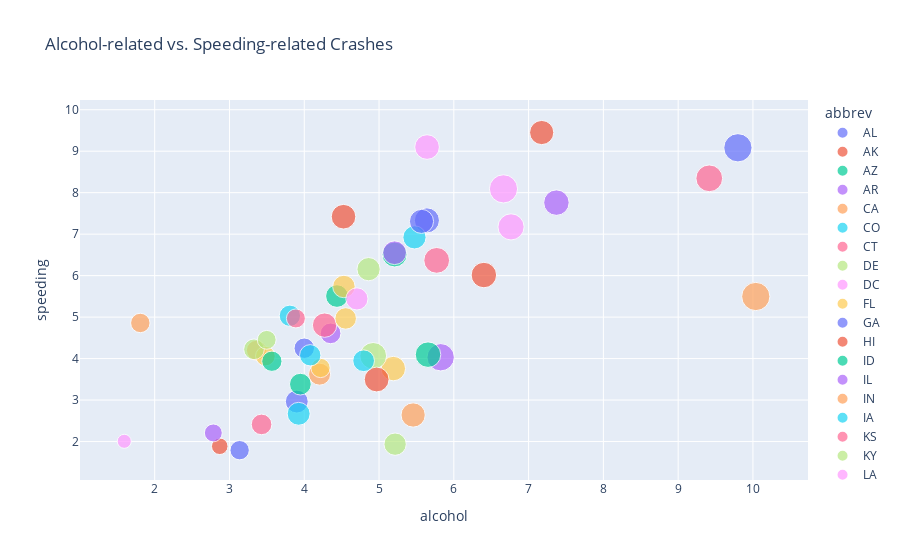

Source (notebook cell):
### Markdown cell above
**Interpretation:**

The bar chart would provide a visual representation of the total number of car crashes by state. States with a darker color would have a higher number of crashes, allowing for an easy comparison between states.

### Code cell
# plot 2: Scatter plot of alcohol-related crashes vs. speeding-related crashes
fig2 = px.scatter(df, x='alcohol', y='speeding', title='Alcohol-related vs. Speeding-related Crashes', color='abbrev', size='total')
fig2.show()

### Figure 1 — Plotly figure (JSON) as saved in the notebook; plotly's stock layout.template omitted (floating-point values rounded to 4 significant figures)
{"data": [{"hovertemplate": "abbrev=AL<br>alcohol=%{x}<br>speeding=%{y}<br>total=%{marker.size}<extra></extra>", "legendgroup": "AL", "marker": {"color": "#636efa", "size": [18.8], "sizemode": "area", "sizeref": 0.05975, "symbol": "circle"}, "mode": "markers", "name": "AL", "orientation": "v", "showlegend": true, "type": "scatter", "x": [5.64], "xaxis": "x", "y": [7.332], "yaxis": "y"}, {"hovertemplate": "abbrev=AK<br>alcohol=%{x}<br>speeding=%{y}<br>total=%{marker.size}<extra></extra>", "legendgroup": "AK", "marker": {"color": "#EF553B", "size": [18.1], "sizemode": "area", "sizeref": 0.05975, "symbol": "circle"}, "mode": "markers", "name": "AK", "orientation": "v", "showlegend": true, "type": "scatter", "x": [4.525], "xaxis": "x", "y": [7.421], "yaxis": "y"}, {"hovertemplate": "abbrev=AZ<br>alcohol=%{x}<br>speeding=%{y}<br>total=%{marker.size}<extra></extra>", "legendgroup": "AZ", "marker": {"color": "#00cc96", "size": [18.6], "sizemode": "area", "sizeref": 0.05975, "symbol": "circle"}, "mode": "markers", "name": "AZ", "orientation": "v", "showlegend": true, "type": "scatter", "x": [5.208], "xaxis": "x", "y": [6.51], "yaxis": "y"}, {"hovertemplate": "abbrev=AR<br>alcohol=%{x}<br>speeding=%{y}<br>total=%{marker.size}<extra></extra>", "legendgroup": "AR", "marker": {"color": "#ab63fa", "size": [22.4], "sizemode": "area", "sizeref": 0.05975, "symbol": "circle"}, "mode": "markers", "name": "AR", "orientation": "v", "showlegend": true, "type": "scatter", "x": [5.824], "xaxis": "x", "y": [4.032], "yaxis": "y"}, {"hovertemplate": "abbrev=CA<br>alcohol=%{x}<br>speeding=%{y}<br>total=%{marker.size}<extra></extra>", "legendgroup": "CA", "marker": {"color": "#FFA15A", "size": [12], "sizemode": "area", "sizeref": 0.05975, "symbol": "circle"}, "mode": "markers", "name": "CA", "orientation": "v", "showlegend": true, "type": "scatter", "x": [3.36], "xaxis": "x", "y": [4.2], "yaxis": "y"}, {"hovertemplate": "abbrev=CO<br>alcohol=%{x}<br>speeding=%{y}<br>total=%{marker.size}<extra></extra>", "legendgroup": "CO", "marker": {"color": "#19d3f3", "size": [13.6], "sizemode": "area", "sizeref": 0.05975, "symbol": "circle"}, "mode": "markers", "name": "CO", "orientation": "v", "showlegend": true, "type": "scatter", "x": [3.808], "xaxis": "x", "y": [5.032], "yaxis": "y"}, {"hovertemplate": "abbrev=CT<br>alcohol=%{x}<br>speeding=%{y}<br>total=%{marker.size}<extra></extra>", "legendgroup": "CT", "marker": {"color": "#FF6692", "size": [10.8], "sizemode": "area", "sizeref": 0.05975, "symbol": "circle"}, "mode": "markers", "name": "CT", "orientation": "v", "showlegend": true, "type": "scatter", "x": [3.888], "xaxis": "x", "y": [4.968], "yaxis": "y"}, {"hovertemplate": "abbrev=DE<br>alcohol=%{x}<br>speeding=%{y}<br>total=%{marker.size}<extra></extra>", "legendgroup": "DE", "marker": {"color": "#B6E880", "size": [16.2], "sizemode": "area", "sizeref": 0.05975, "symbol": "circle"}, "mode": "markers", "name": "DE", "orientation": "v", "showlegend": true, "type": "scatter", "x": [4.86], "xaxis": "x", "y": [6.156], "yaxis": "y"}, {"hovertemplate": "abbrev=DC<br>alcohol=%{x}<br>speeding=%{y}<br>total=%{marker.size}<extra></extra>", "legendgroup": "DC", "marker": {"color": "#FF97FF", "size": [5.9], "sizemode": "area", "sizeref": 0.05975, "symbol": "circle"}, "mode": "markers", "name": "DC", "orientation": "v", "showlegend": true, "type": "scatter", "x": [1.593], "xaxis": "x", "y": [2.006], "yaxis": "y"}, {"hovertemplate": "abbrev=FL<br>alcohol=%{x}<br>speeding=%{y}<br>total=%{marker.size}<extra></extra>", "legendgroup": "FL", "marker": {"color": "#FECB52", "size": [17.9], "sizemode": "area", "sizeref": 0.05975, "symbol": "circle"}, "mode": "markers", "name": "FL", "orientation": "v", "showlegend": true, "type": "scatter", "x": [5.191], "xaxis": "x", "y": [3.759], "yaxis": "y"}, {"hovertemplate": "abbrev=GA<br>alcohol=%{x}<br>speeding=%{y}<br>total=%{marker.size}<extra></extra>", "legendgroup": "GA", "marker": {"color": "#636efa", "size": [15.6], "sizemode": "area", "sizeref": 0.05975, "symbol": "circle"}, "mode": "markers", "name": "GA", "orientation": "v", "showlegend": true, "type": "scatter", "x": [3.9], "xaxis": "x", "y": [2.964], "yaxis": "y"}, {"hovertemplate": "abbrev=HI<br>alcohol=%{x}<br>speeding=%{y}<br>total=%{marker.size}<extra></extra>", "legendgroup": "HI", "marker": {"color": "#EF553B", "size": [17.5], "sizemode": "area", "sizeref": 0.05975, "symbol": "circle"}, "mode": "markers", "name": "HI", "orientation": "v", "showlegend": true, "type": "scatter", "x": [7.175], "xaxis": "x", "y": [9.45], "yaxis": "y"}, {"hovertemplate": "abbrev=ID<br>alcohol=%{x}<br>speeding=%{y}<br>total=%{marker.size}<extra></extra>", "legendgroup": "ID", "marker": {"color": "#00cc96", "size": [15.3], "sizemode": "area", "sizeref": 0.05975, "symbol": "circle"}, "mode": "markers", "name": "ID", "orientation": "v", "showlegend": true, "type": "scatter", "x": [4.437], "xaxis": "x", "y": [5.508], "yaxis": "y"}, {"hovertemplate": "abbrev=IL<br>alcohol=%{x}<br>speeding=%{y}<br>total=%{marker.size}<extra></extra>", "legendgroup": "IL", "marker": {"color": "#ab63fa", "size": [12.8], "sizemode": "area", "sizeref": 0.05975, "symbol": "circle"}, "mode": "markers", "name": "IL", "orientation": "v", "showlegend": true, "type": "scatter", "x": [4.352], "xaxis": "x", "y": [4.608], "yaxis": "y"}, {"hovertemplate": "abbrev=IN<br>alcohol=%{x}<br>speeding=%{y}<br>total=%{marker.size}<extra></extra>", "legendgroup": "IN", "marker": {"color": "#FFA15A", "size": [14.5], "sizemode": "area", "sizeref": 0.05975, "symbol": "circle"}, "mode": "markers", "name": "IN", "orientation": "v", "showlegend": true, "type": "scatter", "x": [4.205], "xaxis": "x", "y": [3.625], "yaxis": "y"}, {"hovertemplate": "abbrev=IA<br>alcohol=%{x}<br>speeding=%{y}<br>total=%{marker.size}<extra></extra>", "legendgroup": "IA", "marker": {"color": "#19d3f3", "size": [15.7], "sizemode": "area", "sizeref": 0.05975, "symbol": "circle"}, "mode": "markers", "name": "IA", "orientation": "v", "showlegend": true, "type": "scatter", "x": [3.925], "xaxis": "x", "y": [2.669], "yaxis": "y"}, {"hovertemplate": "abbrev=KS<br>alcohol=%{x}<br>speeding=%{y}<br>total=%{marker.size}<extra></extra>", "legendgroup": "KS", "marker": {"color": "#FF6692", "size": [17.8], "sizemode": "area", "sizeref": 0.05975, "symbol": "circle"}, "mode": "markers", "name": "KS", "orientation": "v", "showlegend": true, "type": "scatter", "x": [4.272], "xaxis": "x", "y": [4.806], "yaxis": "y"}, {"hovertemplate": "abbrev=KY<br>alcohol=%{x}<br>speeding=%{y}<br>total=%{marker.size}<extra></extra>", "legendgroup": "KY", "marker": {"color": "#B6E880", "size": [21.4], "sizemode": "area", "sizeref": 0.05975, "symbol": "circle"}, "mode": "markers", "name": "KY", "orientation": "v", "showlegend": true, "type": "scatter", "x": [4.922], "xaxis": "x", "y": [4.066], "yaxis": "y"}, {"hovertemplate": "abbrev=LA<br>alcohol=%{x}<br>speeding=%{y}<br>total=%{marker.size}<extra></extra>", "legendgroup": "LA", "marker": {"color": "#FF97FF", "size": [20.5], "sizemode": "area", "sizeref": 0.05975, "symbol": "circle"}, "mode": "markers", "name": "LA", "orientation": "v", "showlegend": true, "type": "scatter", "x": [6.765], "xaxis": "x", "y": [7.175], "yaxis": "y"}, {"hovertemplate": "abbrev=ME<br>alcohol=%{x}<br>speeding=%{y}<br>total=%{marker.size}<extra></extra>", "legendgroup": "ME", "marker": {"color": "#FECB52", "size": [15.1], "sizemode": "area", "sizeref": 0.05975, "symbol": "circle"}, "mode": "markers", "name": "ME", "orientation": "v", "showlegend": true, "type": "scatter", "x": [4.53], "xaxis": "x", "y": [5.738], "yaxis": "y"}, {"hovertemplate": "abbrev=MD<br>alcohol=%{x}<br>speeding=%{y}<br>total=%{marker.size}<extra></extra>", "legendgroup": "MD", "marker": {"color": "#636efa", "size": [12.5], "sizemode": "area", "sizeref": 0.05975, "symbol": "circle"}, "mode": "markers", "name": "MD", "orientation": "v", "showlegend": true, "type": "scatter", "x": [4], "xaxis": "x", "y": [4.25], "yaxis": "y"}, {"hovertemplate": "abbrev=MA<br>alcohol=%{x}<br>speeding=%{y}<br>total=%{marker.size}<extra></extra>", "legendgroup": "MA", "marker": {"color": "#EF553B", "size": [8.2], "sizemode": "area", "sizeref": 0.05975, "symbol": "circle"}, "mode": "markers", "name": "MA", "orientation": "v", "showlegend": true, "type": "scatter", "x": [2.87], "xaxis": "x", "y": [1.886], "yaxis": "y"}, {"hovertemplate": "abbrev=MI<br>alcohol=%{x}<br>speeding=%{y}<br>total=%{marker.size}<extra></extra>", "legendgroup": "MI", "marker": {"color": "#00cc96", "size": [14.1], "sizemode": "area", "sizeref": 0.05975, "symbol": "circle"}, "mode": "markers", "name": "MI", "orientation": "v", "showlegend": true, "type": "scatter", "x": [3.948], "xaxis": "x", "y": [3.384], "yaxis": "y"}, {"hovertemplate": "abbrev=MN<br>alcohol=%{x}<br>speeding=%{y}<br>total=%{marker.size}<extra></extra>", "legendgroup": "MN", "marker": {"color": "#ab63fa", "size": [9.6], "sizemode": "area", "sizeref": 0.05975, "symbol": "circle"}, "mode": "markers", "name": "MN", "orientation": "v", "showlegend": true, "type": "scatter", "x": [2.784], "xaxis": "x", "y": [2.208], "yaxis": "y"}, {"hovertemplate": "abbrev=MS<br>alcohol=%{x}<br>speeding=%{y}<br>total=%{marker.size}<extra></extra>", "legendgroup": "MS", "marker": {"color": "#FFA15A", "size": [17.6], "sizemode": "area", "sizeref": 0.05975, "symbol": "circle"}, "mode": "markers", "name": "MS", "orientation": "v", "showlegend": true, "type": "scatter", "x": [5.456], "xaxis": "x", "y": [2.64], "yaxis": "y"}, {"hovertemplate": "abbrev=MO<br>alcohol=%{x}<br>speeding=%{y}<br>total=%{marker.size}<extra></extra>", "legendgroup": "MO", "marker": {"color": "#19d3f3", "size": [16.1], "sizemode": "area", "sizeref": 0.05975, "symbol": "circle"}, "mode": "markers", "name": "MO", "orientation": "v", "showlegend": true, "type": "scatter", "x": [5.474], "xaxis": "x", "y": [6.923], "yaxis": "y"}, {"hovertemplate": "abbrev=MT<br>alcohol=%{x}<br>speeding=%{y}<br>total=%{marker.size}<extra></extra>", "legendgroup": "MT", "marker": {"color": "#FF6692", "size": [21.4], "sizemode": "area", "sizeref": 0.05975, "symbol": "circle"}, "mode": "markers", "name": "MT", "orientation": "v", "showlegend": true, "type": "scatter", "x": [9.416], "xaxis": "x", "y": [8.346], "yaxis": "y"}, {"hovertemplate": "abbrev=NE<br>alcohol=%{x}<br>speeding=%{y}<br>total=%{marker.size}<extra></extra>", "legendgroup": "NE", "marker": {"color": "#B6E880", "size": [14.9], "sizemode": "area", "sizeref": 0.05975, "symbol": "circle"}, "mode": "markers", "name": "NE", "orientation": "v", "showlegend": true, "type": "scatter", "x": [5.215], "xaxis": "x", "y": [1.937], "yaxis": "y"}, {"hovertemplate": "abbrev=NV<br>alcohol=%{x}<br>speeding=%{y}<br>total=%{marker.size}<extra></extra>", "legendgroup": "NV", "marker": {"color": "#FF97FF", "size": [14.7], "sizemode": "area", "sizeref": 0.05975, "symbol": "circle"}, "mode": "markers", "name": "NV", "orientation": "v", "showlegend": true, "type": "scatter", "x": [4.704], "xaxis": "x", "y": [5.439], "yaxis": "y"}, {"hovertemplate": "abbrev=NH<br>alcohol=%{x}<br>speeding=%{y}<br>total=%{marker.size}<extra></extra>", "legendgroup": "NH", "marker": {"color": "#FECB52", "size": [11.6], "sizemode": "area", "sizeref": 0.05975, "symbol": "circle"}, "mode": "markers", "name": "NH", "orientation": "v", "showlegend": true, "type": "scatter", "x": [3.48], "xaxis": "x", "y": [4.06], "yaxis": "y"}, {"hovertemplate": "abbrev=NJ<br>alcohol=%{x}<br>speeding=%{y}<br>total=%{marker.size}<extra></extra>", "legendgroup": "NJ", "marker": {"color": "#636efa", "size": [11.2], "sizemode": "area", "sizeref": 0.05975, "symbol": "circle"}, "mode": "markers", "name": "NJ", "orientation": "v", "showlegend": true, "type": "scatter", "x": [3.136], "xaxis": "x", "y": [1.792], "yaxis": "y"}, {"hovertemplate": "abbrev=NM<br>alcohol=%{x}<br>speeding=%{y}<br>total=%{marker.size}<extra></extra>", "legendgroup": "NM", "marker": {"color": "#EF553B", "size": [18.4], "sizemode": "area", "sizeref": 0.05975, "symbol": "circle"}, "mode": "markers", "name": "NM", "orientation": "v", "showlegend": true, "type": "scatter", "x": [4.968], "xaxis": "x", "y": [3.496], "yaxis": "y"}, {"hovertemplate": "abbrev=NY<br>alcohol=%{x}<br>speeding=%{y}<br>total=%{marker.size}<extra></extra>", "legendgroup": "NY", "marker": {"color": "#00cc96", "size": [12.3], "sizemode": "area", "sizeref": 0.05975, "symbol": "circle"}, "mode": "markers", "name": "NY", "orientation": "v", "showlegend": true, "type": "scatter", "x": [3.567], "xaxis": "x", "y": [3.936], "yaxis": "y"}, {"hovertemplate": "abbrev=NC<br>alcohol=%{x}<br>speeding=%{y}<br>total=%{marker.size}<extra></extra>", "legendgroup": "NC", "marker": {"color": "#ab63fa", "size": [16.8], "sizemode": "area", "sizeref": 0.05975, "symbol": "circle"}, "mode": "markers", "name": "NC", "orientation": "v", "showlegend": true, "type": "scatter", "x": [5.208], "xaxis": "x", "y": [6.552], "yaxis": "y"}, {"hovertemplate": "abbrev=ND<br>alcohol=%{x}<br>speeding=%{y}<br>total=%{marker.size}<extra></extra>", "legendgroup": "ND", "marker": {"color": "#FFA15A", "size": [23.9], "sizemode": "area", "sizeref": 0.05975, "symbol": "circle"}, "mode": "markers", "name": "ND", "orientation": "v", "showlegend": true, "type": "scatter", "x": [10.04], "xaxis": "x", "y": [5.497], "yaxis": "y"}, {"hovertemplate": "abbrev=OH<br>alcohol=%{x}<br>speeding=%{y}<br>total=%{marker.size}<extra></extra>", "legendgroup": "OH", "marker": {"color": "#19d3f3", "size": [14.1], "sizemode": "area", "sizeref": 0.05975, "symbol": "circle"}, "mode": "markers", "name": "OH", "orientation": "v", "showlegend": true, "type": "scatter", "x": [4.794], "xaxis": "x", "y": [3.948], "yaxis": "y"}, {"hovertemplate": "abbrev=OK<br>alcohol=%{x}<br>speeding=%{y}<br>total=%{marker.size}<extra></extra>", "legendgroup": "OK", "marker": {"color": "#FF6692", "size": [19.9], "sizemode": "area", "sizeref": 0.05975, "symbol": "circle"}, "mode": "markers", "name": "OK", "orientation": "v", "showlegend": true, "type": "scatter", "x": [5.771], "xaxis": "x", "y": [6.368], "yaxis": "y"}, {"hovertemplate": "abbrev=OR<br>alcohol=%{x}<br>speeding=%{y}<br>total=%{marker.size}<extra></extra>", "legendgroup": "OR", "marker": {"color": "#B6E880", "size": [12.8], "sizemode": "area", "sizeref": 0.05975, "symbol": "circle"}, "mode": "markers", "name": "OR", "orientation": "v", "showlegend": true, "type": "scatter", "x": [3.328], "xaxis": "x", "y": [4.224], "yaxis": "y"}, {"hovertemplate": "abbrev=PA<br>alcohol=%{x}<br>speeding=%{y}<br>total=%{marker.size}<extra></extra>", "legendgroup": "PA", "marker": {"color": "#FF97FF", "size": [18.2], "sizemode": "area", "sizeref": 0.05975, "symbol": "circle"}, "mode": "markers", "name": "PA", "orientation": "v", "showlegend": true, "type": "scatter", "x": [5.642], "xaxis": "x", "y": [9.1], "yaxis": "y"}, {"hovertemplate": "abbrev=RI<br>alcohol=%{x}<br>speeding=%{y}<br>total=%{marker.size}<extra></extra>", "legendgroup": "RI", "marker": {"color": "#FECB52", "size": [11.1], "sizemode": "area", "sizeref": 0.05975, "symbol": "circle"}, "mode": "markers", "name": "RI", "orientation": "v", "showlegend": true, "type": "scatter", "x": [4.218], "xaxis": "x", "y": [3.774], "yaxis": "y"}, {"hovertemplate": "abbrev=SC<br>alcohol=%{x}<br>speeding=%{y}<br>total=%{marker.size}<extra></extra>", "legendgroup": "SC", "marker": {"color": "#636efa", "size": [23.9], "sizemode": "area", "sizeref": 0.05975, "symbol": "circle"}, "mode": "markers", "name": "SC", "orientation": "v", "showlegend": true, "type": "scatter", "x": [9.799], "xaxis": "x", "y": [9.082], "yaxis": "y"}, {"hovertemplate": "abbrev=SD<br>alcohol=%{x}<br>speeding=%{y}<br>total=%{marker.size}<extra></extra>", "legendgroup": "SD", "marker": {"color": "#EF553B", "size": [19.4], "sizemode": "area", "sizeref": 0.05975, "symbol": "circle"}, "mode": "markers", "name": "SD", "orientation": "v", "showlegend": true, "type": "scatter", "x": [6.402], "xaxis": "x", "y": [6.014], "yaxis": "y"}, {"hovertemplate": "abbrev=TN<br>alcohol=%{x}<br>speeding=%{y}<br>total=%{marker.size}<extra></extra>", "legendgroup": "TN", "marker": {"color": "#00cc96", "size": [19.5], "sizemode": "area", "sizeref": 0.05975, "symbol": "circle"}, "mode": "markers", "name": "TN", "orientation": "v", "showlegend": true, "type": "scatter", "x": [5.655], "xaxis": "x", "y": [4.095], "yaxis": "y"}, {"hovertemplate": "abbrev=TX<br>alcohol=%{x}<br>speeding=%{y}<br>total=%{marker.size}<extra></extra>", "legendgroup": "TX", "marker": {"color": "#ab63fa", "size": [19.4], "sizemode": "area", "sizeref": 0.05975, "symbol": "circle"}, "mode": "markers", "name": "TX", "orientation": "v", "showlegend": true, "type": "scatter", "x": [7.372], "xaxis": "x", "y": [7.76], "yaxis": "y"}, {"hovertemplate": "abbrev=UT<br>alcohol=%{x}<br>speeding=%{y}<br>total=%{marker.size}<extra></extra>", "legendgroup": "UT", "marker": {"color": "#FFA15A", "size": [11.3], "sizemode": "area", "sizeref": 0.05975, "symbol": "circle"}, "mode": "markers", "name": "UT", "orientation": "v", "showlegend": true, "type": "scatter", "x": [1.808], "xaxis": "x", "y": [4.859], "yaxis": "y"}, {"hovertemplate": "abbrev=VT<br>alcohol=%{x}<br>speeding=%{y}<br>total=%{marker.size}<extra></extra>", "legendgroup": "VT", "marker": {"color": "#19d3f3", "size": [13.6], "sizemode": "area", "sizeref": 0.05975, "symbol": "circle"}, "mode": "markers", "name": "VT", "orientation": "v", "showlegend": true, "type": "scatter", "x": [4.08], "xaxis": "x", "y": [4.08], "yaxis": "y"}, {"hovertemplate": "abbrev=VA<br>alcohol=%{x}<br>speeding=%{y}<br>total=%{marker.size}<extra></extra>", "legendgroup": "VA", "marker": {"color": "#FF6692", "size": [12.7], "sizemode": "area", "sizeref": 0.05975, "symbol": "circle"}, "mode": "markers", "name": "VA", "orientation": "v", "showlegend": true, "type": "scatter", "x": [3.429], "xaxis": "x", "y": [2.413], "yaxis": "y"}, {"hovertemplate": "abbrev=WA<br>alcohol=%{x}<br>speeding=%{y}<br>total=%{marker.size}<extra></extra>", "legendgroup": "WA", "marker": {"color": "#B6E880", "size": [10.6], "sizemode": "area", "sizeref": 0.05975, "symbol": "circle"}, "mode": "markers", "name": "WA", "orientation": "v", "showlegend": true, "type": "scatter", "x": [3.498], "xaxis": "x", "y": [4.452], "yaxis": "y"}, {"hovertemplate": "abbrev=WV<br>alcohol=%{x}<br>speeding=%{y}<br>total=%{marker.size}<extra></extra>", "legendgroup": "WV", "marker": {"color": "#FF97FF", "size": [23.8], "sizemode": "area", "sizeref": 0.05975, "symbol": "circle"}, "mode": "markers", "name": "WV", "orientation": "v", "showlegend": true, "type": "scatter", "x": [6.664], "xaxis": "x", "y": [8.092], "yaxis": "y"}, {"hovertemplate": "abbrev=WI<br>alcohol=%{x}<br>speeding=%{y}<br>total=%{marker.size}<extra></extra>", "legendgroup": "WI", "marker": {"color": "#FECB52", "size": [13.8], "sizemode": "area", "sizeref": 0.05975, "symbol": "circle"}, "mode": "markers", "name": "WI", "orientation": "v", "showlegend": true, "type": "scatter", "x": [4.554], "xaxis": "x", "y": [4.968], "yaxis": "y"}, {"hovertemplate": "abbrev=WY<br>alcohol=%{x}<br>speeding=%{y}<br>total=%{marker.size}<extra></extra>", "legendgroup": "WY", "marker": {"color": "#636efa", "size": [17.4], "sizemode": "area", "sizeref": 0.05975, "symbol": "circle"}, "mode": "markers", "name": "WY", "orientation": "v", "showlegend": true, "type": "scatter", "x": [5.568], "xaxis": "x", "y": [7.308], "yaxis": "y"}], "layout": {"legend": {"itemsizing": "constant", "title": {"text": "abbrev"}, "tracegroupgap": 0}, "title": {"text": "Alcohol-related vs. Speeding-related Crashes"}, "xaxis": {"anchor": "y", "domain": [0, 1], "title": {"text": "alcohol"}}, "yaxis": {"anchor": "x", "domain": [0, 1], "title": {"text": "speeding"}}}}
